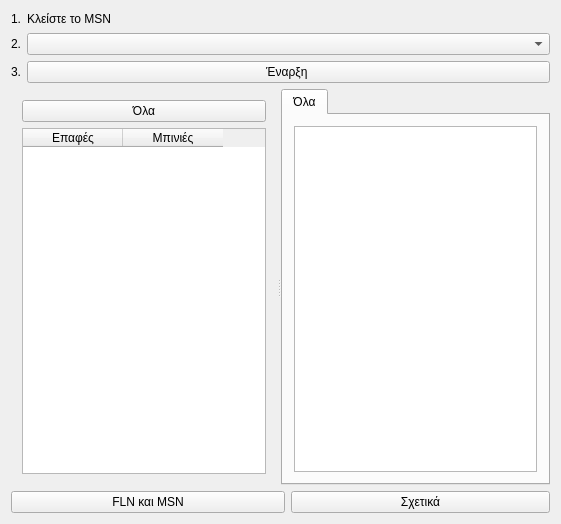
<?xml version="1.0" encoding="UTF-8"?>
<ui version="4.0">
 <class>statusyzer</class>
 <widget class="QMainWindow" name="statusyzer">
  <property name="geometry">
   <rect>
    <x>0</x>
    <y>0</y>
    <width>561</width>
    <height>524</height>
   </rect>
  </property>
  <property name="windowTitle">
   <string>statusYzer (www.kapcom.gr)</string>
  </property>
  <widget class="QWidget" name="centralWidget">
   <layout class="QGridLayout" name="gridLayout">
    <item row="0" column="0">
     <widget class="QLabel" name="label_3">
      <property name="minimumSize">
       <size>
        <width>0</width>
        <height>16</height>
       </size>
      </property>
      <property name="maximumSize">
       <size>
        <width>16</width>
        <height>16</height>
       </size>
      </property>
      <property name="text">
       <string>1.</string>
      </property>
     </widget>
    </item>
    <item row="0" column="1" colspan="2">
     <widget class="QLabel" name="label_step1">
      <property name="minimumSize">
       <size>
        <width>411</width>
        <height>16</height>
       </size>
      </property>
      <property name="maximumSize">
       <size>
        <width>16777215</width>
        <height>16</height>
       </size>
      </property>
      <property name="text">
       <string>Κλείστε το MSN</string>
      </property>
     </widget>
    </item>
    <item row="1" column="0">
     <widget class="QLabel" name="label">
      <property name="maximumSize">
       <size>
        <width>16</width>
        <height>16777215</height>
       </size>
      </property>
      <property name="text">
       <string>2.</string>
      </property>
     </widget>
    </item>
    <item row="1" column="1" colspan="2">
     <widget class="QComboBox" name="combobox_interfaces">
      <property name="minimumSize">
       <size>
        <width>431</width>
        <height>0</height>
       </size>
      </property>
     </widget>
    </item>
    <item row="2" column="0">
     <widget class="QLabel" name="label_2">
      <property name="maximumSize">
       <size>
        <width>16</width>
        <height>16777215</height>
       </size>
      </property>
      <property name="text">
       <string>3.</string>
      </property>
     </widget>
    </item>
    <item row="2" column="1" colspan="2">
     <widget class="QPushButton" name="pushButton_start_sniffer">
      <property name="minimumSize">
       <size>
        <width>431</width>
        <height>0</height>
       </size>
      </property>
      <property name="text">
       <string>Έναρξη </string>
      </property>
     </widget>
    </item>
    <item row="3" column="0" colspan="3">
     <widget class="QSplitter" name="splitter_3">
      <property name="orientation">
       <enum>Qt::Horizontal</enum>
      </property>
      <widget class="QWidget" name="layoutWidget">
       <layout class="QVBoxLayout" name="verticalLayout">
        <item>
         <widget class="QPushButton" name="pb_all">
          <property name="text">
           <string>Όλα</string>
          </property>
         </widget>
        </item>
        <item>
         <widget class="QTableWidget" name="tableWidget">
          <property name="editTriggers">
           <set>QAbstractItemView::NoEditTriggers</set>
          </property>
          <column>
           <property name="text">
            <string>Επαφές</string>
           </property>
          </column>
          <column>
           <property name="text">
            <string>Μπινιές</string>
           </property>
          </column>
         </widget>
        </item>
       </layout>
      </widget>
      <widget class="QSplitter" name="splitter_2">
       <property name="orientation">
        <enum>Qt::Horizontal</enum>
       </property>
       <widget class="QSplitter" name="splitter">
        <property name="orientation">
         <enum>Qt::Horizontal</enum>
        </property>
        <widget class="QTabWidget" name="tabWidget">
         <property name="currentIndex">
          <number>0</number>
         </property>
         <widget class="QWidget" name="tab0">
          <attribute name="title">
           <string>Όλα</string>
          </attribute>
          <layout class="QGridLayout" name="gridLayout_2">
           <item row="0" column="0">
            <widget class="QListWidget" name="list_statuses"/>
           </item>
          </layout>
         </widget>
        </widget>
       </widget>
      </widget>
     </widget>
    </item>
    <item row="4" column="0" colspan="2">
     <widget class="QPushButton" name="pb_whatisfln">
      <property name="text">
       <string>FLN και MSN</string>
      </property>
     </widget>
    </item>
    <item row="4" column="2">
     <widget class="QPushButton" name="pb_about">
      <property name="text">
       <string>Σχετικά</string>
      </property>
     </widget>
    </item>
   </layout>
  </widget>
 </widget>
 <layoutdefault spacing="6" margin="11"/>
 <resources/>
 <connections/>
 <slots>
  <slot>FindAllDevs()</slot>
  <slot>StartSniffer()</slot>
 </slots>
</ui>
